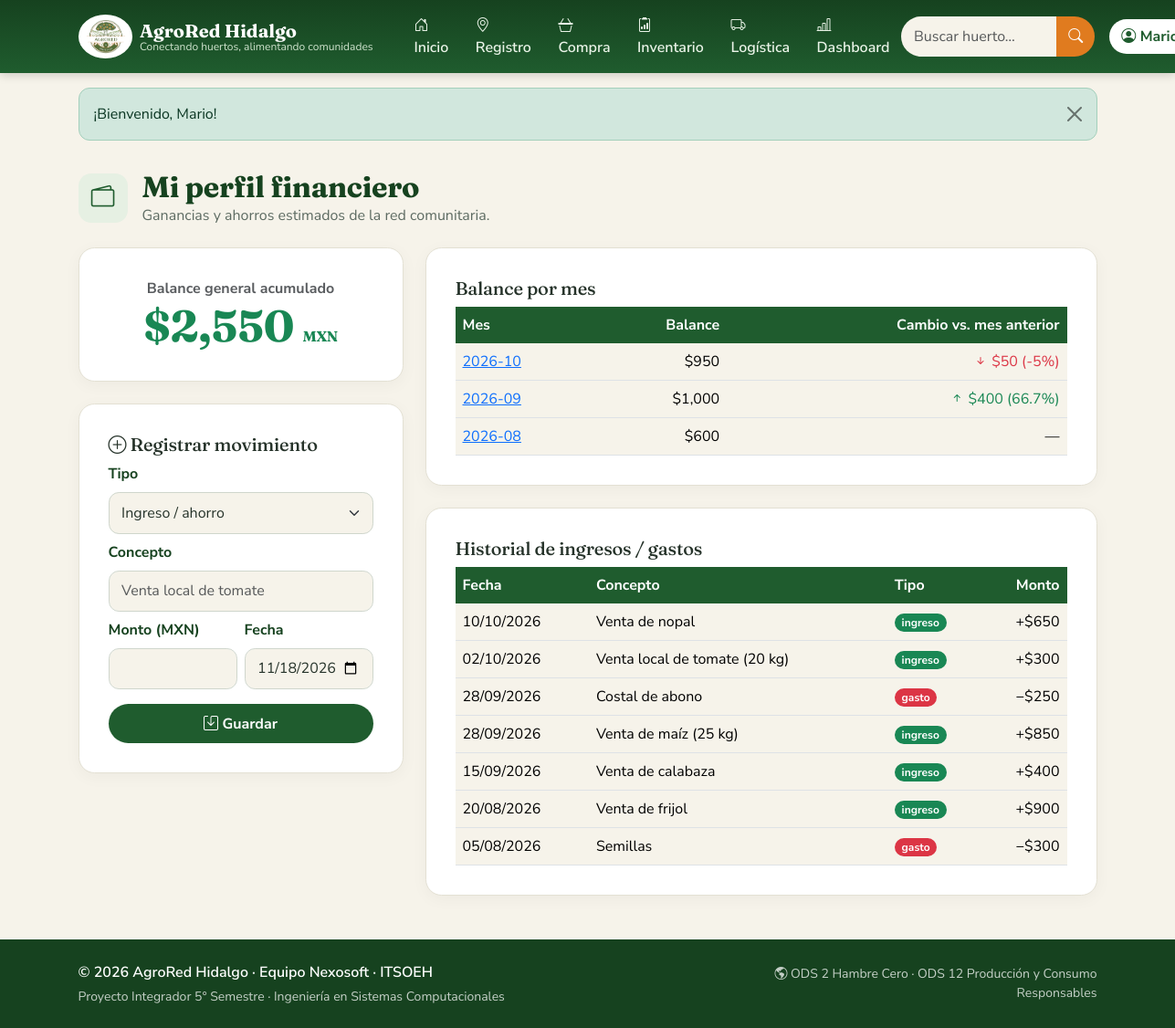
The page /pages/productor/finanzas.php (signed in) on the database its author committed.
### tables this page shows
CREATE TABLE finanzas_movimientos (
  id INT UNSIGNED PRIMARY KEY AUTO_INCREMENT,
  usuario_id INT UNSIGNED NOT NULL,
  tipo_id TINYINT UNSIGNED NOT NULL,
  concepto VARCHAR(200) NOT NULL,
  monto DECIMAL(12,2) NOT NULL,
  fecha DATE NOT NULL,
  CONSTRAINT fk_mov_usr FOREIGN KEY (usuario_id) REFERENCES usuarios(id) ON DELETE CASCADE,
  CONSTRAINT fk_mov_tipo FOREIGN KEY (tipo_id) REFERENCES tipos_movimiento(id)
);

CREATE TABLE tipos_movimiento (
  id TINYINT UNSIGNED PRIMARY KEY AUTO_INCREMENT,
  nombre VARCHAR(30) NOT NULL UNIQUE
);

### includes/helpers.php (called while the page is built, shortened)
<?php
function e($s): string { return htmlspecialchars((string)($s ?? ''), ENT_QUOTES | ENT_SUBSTITUTE, 'UTF-8'); }
function fecha_corta(?string $f): string { return $f ? date('d/m/Y', strtotime($f)) : '—'; }

### pages/productor/finanzas.php (the view, shortened to what this page needs)
<?php
$pdo = db(); $u = usuario();
$mes = $_GET['mes'] ?? '';
$mov = $pdo->prepare("SELECT m.*, t.nombre tipo FROM finanzas_movimientos m JOIN tipos_movimiento t ON t.id=m.tipo_id
                      WHERE m.usuario_id=? " . ($mes ? "AND DATE_FORMAT(m.fecha,'%Y-%m')=? " : '') . 'ORDER BY m.fecha DESC');
$mov->execute($mes ? [$u['id'], $mes] : [$u['id']]); $movs = $mov->fetchAll();
$res = $pdo->prepare('SELECT mes, balance FROM v_finanzas_mensual WHERE usuario_id=? ORDER BY mes'); $res->execute([$u['id']]); $meses = $res->fetchAll();
$total = array_sum(array_column($meses, 'balance'));
require __DIR__ . '/../../includes/header.php';
?>
<div class="container">
  <div class="ar-encabezado-pag"><div class="ar-icono"><i class="bi bi-wallet2"></i></div>
    <div><h1>Mi perfil financiero</h1><p>Ganancias y ahorros estimados de la red comunitaria.</p></div></div>
  <div class="row g-4">
    <div class="col-lg-4">
      <div class="ar-panel mb-4 text-center"><div class="text-muted fw-bold">Balance general acumulado</div>
        <div class="ar-serif display-5 <?= $total >= 0 ? 'text-success' : 'text-danger' ?>">$<?= number_format($total, 0) ?> <small class="fs-6">MXN</small></div></div>
      <div class="ar-panel"><h2 class="h5"><i class="bi bi-plus-circle"></i> Registrar movimiento</h2>
        <form method="post"><?= csrf_campo() ?>
          <div class="mb-2"><label class="form-label" for="tipo">Tipo</label><select class="form-select" id="tipo" name="tipo"><option value="ingreso">Ingreso / ahorro</option><option value="gasto">Gasto</option></select></div>
          <div class="mb-2"><label class="form-label" for="concepto">Concepto</label><input class="form-control" id="concepto" name="concepto" maxlength="200" placeholder="Venta local de tomate" required></div>
          <div class="row g-2 mb-3"><div class="col-6"><label class="form-label" for="monto">Monto (MXN)</label><input class="form-control" type="number" min="0.01" step="0.01" id="monto" name="monto" required></div>
            <div class="col-6"><label class="form-label" for="fecha">Fecha</label><input class="form-control" type="date" id="fecha" name="fecha" value="<?= date('Y-m-d') ?>" required></div></div>
          <button class="btn btn-ar w-100"><i class="bi bi-save"></i> Guardar</button></form></div>
    </div>
    <div class="col-lg-8">
      <div class="ar-panel mb-4"><h2 class="h5">Balance por mes</h2>
        <div class="table-responsive"><table class="table table-ar mb-0"><thead><tr><th>Mes</th><th class="text-end">Balance</th><th class="text-end">Cambio vs. mes anterior</th></tr></thead><tbody>
          <?php foreach (array_reverse($meses) as $m): ?><tr><td><a href="?mes=<?= e($m['mes']) ?>"><?= e($m['mes']) ?></a></td><td class="text-end">$<?= number_format((float)$m['balance'], 0) ?></td>
            <td class="text-end"><?php if ($m['cambio'] === null): ?>—<?php else: ?><span class="<?= $m['cambio'] >= 0 ? 'text-success' : 'text-danger' ?>"><i class="bi bi-arrow-<?= $m['cambio'] >= 0 ? 'up' : 'down' ?>-short"></i> $<?= number_format(abs($m['cambio']), 0) ?><?= $m['pct'] !== null ? ' (' . $m['pct'] . '%)' : '' ?></span><?php endif; ?></td></tr><?php endforeach; ?>
        </tbody></table></div></div>
      <div class="ar-panel"><div class="d-flex justify-content-between align-items-center mb-2"><h2 class="h5 mb-0">Historial de ingresos / gastos</h2></div>
        <div class="table-responsive"><table class="table table-ar align-middle mb-0"><thead><tr><th>Fecha</th><th>Concepto</th><th>Tipo</th><th class="text-end">Monto</th></tr></thead><tbody>
          <?php foreach ($movs as $m): ?><tr><td><?= fecha_corta($m['fecha']) ?></td><td><?= e($m['concepto']) ?></td>
            <td><span class="badge <?= $m['tipo'] === 'ingreso' ? 'text-bg-success' : 'text-bg-danger' ?>"><?= e($m['tipo']) ?></span></td>
            <td class="text-end"><?= $m['tipo'] === 'ingreso' ? '+' : '−' ?>$<?= number_format((float)$m['monto'], 0) ?></td></tr><?php endforeach; ?>
        </tbody></table></div></div>
    </div>
  </div>
</div>
<?php require __DIR__ . '/../../includes/footer.php'; ?>

### assets/css/agrored.css (style rules this page uses)
:root { --ar-verde:#1f5c2e; --ar-verde-osc:#16421f; --ar-verde-claro:#e6f0e3; --ar-naranja:#e07b1f; --ar-crema:#f6f3ea; --ar-tinta:#26332a; --ar-gris:#5d6b62; --bs-body-font-family:'Nunito Sans',system-ui,sans-serif; --bs-body-bg:var(--ar-crema); --bs-body-color:var(--ar-tinta); --bs-link-color:var(--ar-verde); --bs-link-hover-color:var(--ar-naranja); --bs-border-radius:.75rem; }
h1,h2,h3,h4,.ar-serif { font-family:'Fraunces',Georgia,serif;font-weight:700;letter-spacing:-.01em }
.btn-ar { background:var(--ar-verde);color:#fff;border:0;font-weight:700;padding:.6rem 1.3rem;border-radius:2rem }
.ar-icono { width:54px;height:54px;border-radius:14px;display:grid;place-items:center;font-size:1.6rem; background:var(--ar-verde-claro);color:var(--ar-verde);margin-bottom:.9rem }
.ar-panel { background:#fff;border:1px solid #e3e0d3;border-radius:1.1rem;padding:clamp(1.2rem,3vw,2rem);box-shadow:0 4px 18px rgba(0,0,0,.04) }
.ar-encabezado-pag { display:flex;align-items:center;gap:1rem;margin:2rem 0 1.4rem }
.ar-encabezado-pag .ar-icono { margin:0;flex:none }
.ar-encabezado-pag h1 { font-size:clamp(1.5rem,3vw,2rem);margin:0;color:var(--ar-verde-osc) }
.ar-encabezado-pag p { margin:0;color:var(--ar-gris) }
.form-label { font-weight:700;color:var(--ar-verde-osc) }
.form-control,.form-select { border-radius:.7rem;border-color:#cfd6cc;padding:.6rem .85rem }
.table-ar thead th { background:var(--ar-verde);color:#fff;border:0;font-weight:700 }

### rows shown on the page
finanzas_movimientos: fecha "10/10/2026", concepto "Venta de nopal", tipo.nombre "ingreso", monto "650"
finanzas_movimientos: fecha "02/10/2026", concepto "Venta local de tomate (20 kg)", tipo.nombre "ingreso", monto "300"
finanzas_movimientos: fecha "28/09/2026", concepto "Costal de abono", tipo.nombre "gasto", monto "250"
finanzas_movimientos: fecha "28/09/2026", concepto "Venta de maíz (25 kg)", tipo.nombre "ingreso", monto "850"
finanzas_movimientos: fecha "15/09/2026", concepto "Venta de calabaza", tipo.nombre "ingreso", monto "400"
finanzas_movimientos: fecha "20/08/2026", concepto "Venta de frijol", tipo.nombre "ingreso", monto "900"
finanzas_movimientos: fecha "05/08/2026", concepto "Semillas", tipo.nombre "gasto", monto "300"

### other values the page prints
$txt "Inicio"
$txt "Registro"
$txt "Compra"
$txt "Inventario"
$txt "Logística"
$txt "Dashboard"
$msg "¡Bienvenido, Mario!"
$total "2,550"
$m['mes'] "2026-10"
$m['balance'] "950"
abs($m['cambio']) "50"
$m['pct'] "-5"
$m['mes'] "2026-09"
$m['balance'] "1,000"
abs($m['cambio']) "400"
